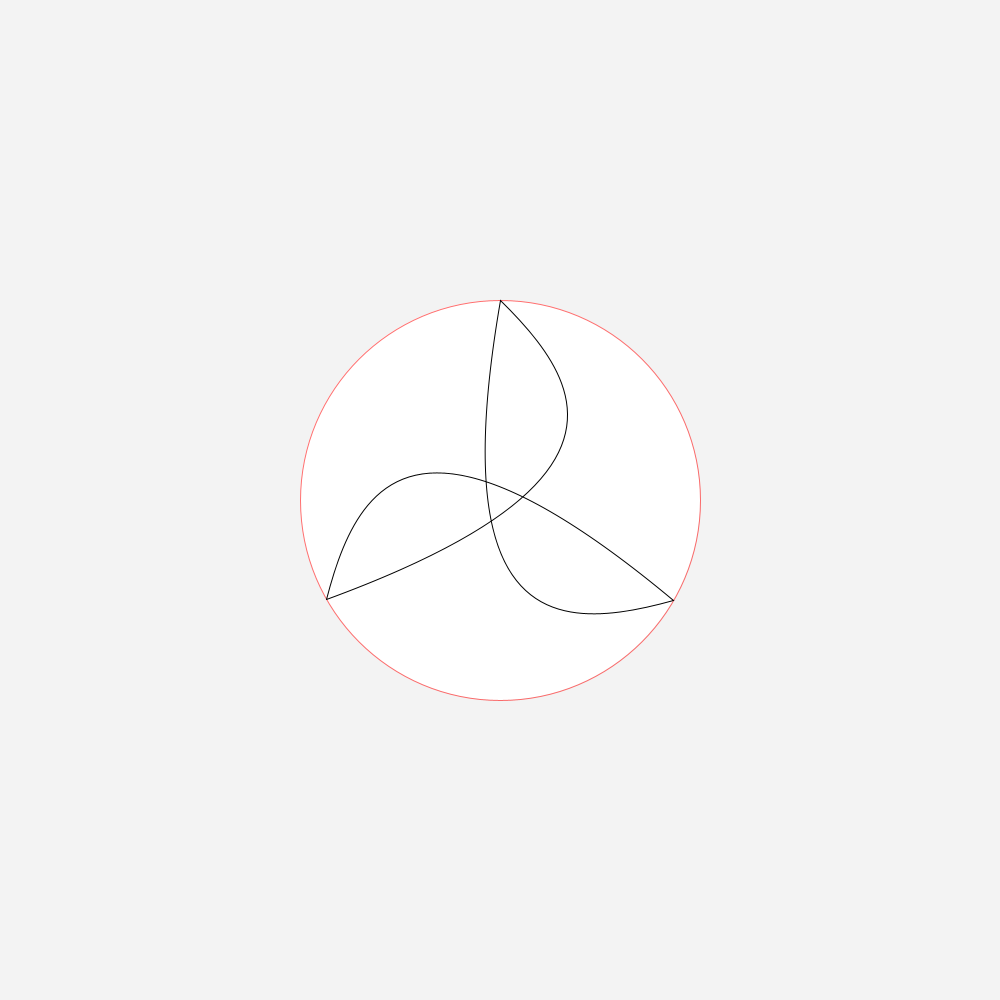
Frame 1 (no input)
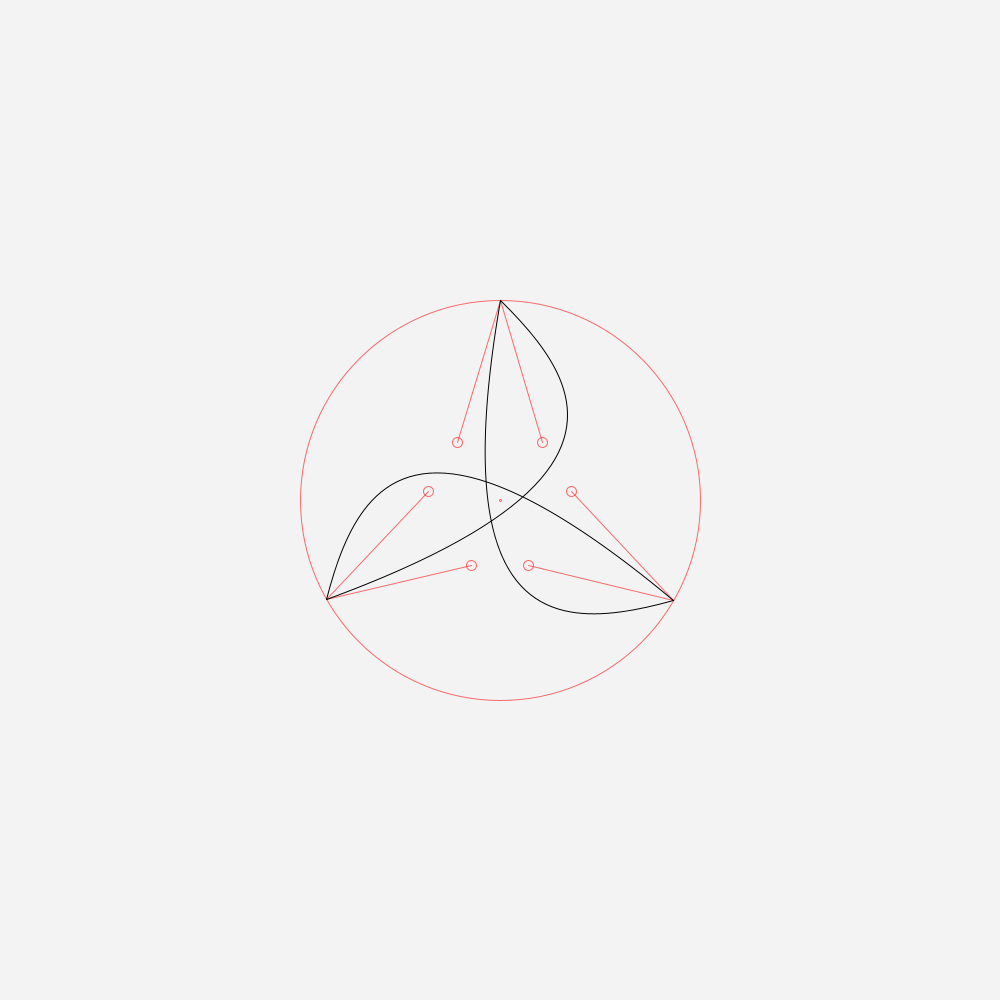
Frame 60 (the mouse pressed at the canvas centre just before this capture)
Frame 120 (the mouse held since frame 60 and released just before this capture): identical to frame 60, image omitted

The Processing sketch that drew these frames (run headless with seeded random() and noise(); from frame 60 on, the mouse is pressed at the canvas centre):

// Processing sketch: bezierCircle
// ── bezierCircle.pde

Circle c;

void setup() {
  size(1000, 1000);
  strokeWeight(1);
  c = new Circle(200, 3);
}

void draw() {
  background(243);
  translate(width / 2, height / 2);
  //c = new Circle(200, 3);
  c.display();
}

void mouseDragged() {
  c.mouseDragged_(mouseX - width / 2, mouseY - height / 2);
}

// ── Circle.pde
class Circle {
  ArrayList<ArrayList<PVector>> circleSegments = new ArrayList<ArrayList<PVector>>();
  float size;
  int handleSize;

  Circle(float size, int segments) {
    this.size = size;
    this.handleSize = 10;
    PVector initialPoint = new PVector(0, -size);
    for (int segmentNo = 0; segmentNo < max(min(segments, 360), 1); segmentNo++) {
      ArrayList<PVector> segment = new ArrayList<PVector>();
      PVector cp2 = initialPoint.copy().rotate(TWO_PI / (segments * 12) * ((segmentNo * 12) + 8.36)).mult(0.36);
      PVector cp1 = initialPoint.copy().rotate(TWO_PI / (segments * 12) * ((segmentNo * 12) + 3.64)).mult(0.36);
      PVector p = initialPoint.copy().rotate(TWO_PI / segments * segmentNo);
      segment.add(cp2);
      segment.add(cp1);
      segment.add(p);
      circleSegments.add(segment);
    }
  }

  void display() {
    stroke(255, 0, 0, 144);
    ArrayList<PVector> segment;
    ArrayList<PVector> next;
    for (int i = 0; i < circleSegments.size() - 1; i++) {
      segment = circleSegments.get(i);
      next = circleSegments.get(i + 1);
      ellipse(segment.get(0).x, segment.get(0).y, handleSize, handleSize);
      ellipse(segment.get(1).x, segment.get(1).y, handleSize, handleSize);
      line(next.get(2).x, next.get(2).y, segment.get(0).x, segment.get(0).y);
      line(segment.get(2).x, segment.get(2).y, segment.get(1).x, segment.get(1).y);
    }    

    segment = circleSegments.get(circleSegments.size() - 1);
    next = circleSegments.get(0);
    ellipse(segment.get(0).x, segment.get(0).y, handleSize, handleSize);
    ellipse(segment.get(1).x, segment.get(1).y, handleSize, handleSize);
    line(next.get(2).x, next.get(2).y, segment.get(0).x, segment.get(0).y);
    line(segment.get(2).x, segment.get(2).y, segment.get(1).x, segment.get(1).y);

    ellipse(0, 0, 2, 2); //debug
    stroke(255, 0, 0, 144); //debug
    ellipse(0, 0, size * 2, size * 2); //debug
    stroke(0);
    noFill();
    beginShape();
    vertex(circleSegments.get(circleSegments.size() - 1).get(2).x, circleSegments.get(circleSegments.size() - 1).get(2).y);
    for (ArrayList<PVector> s : circleSegments) {
      bezierVertex(b(s.get(0).x), b(s.get(0).y), b(s.get(1).x), b(s.get(1).y), s.get(2).x, s.get(2).y);
    }
    endShape();
  }

  float b(float scale) {
    return size * scale / 100f;
  }

  void mouseDragged_(float x, float y) {
    for (ArrayList<PVector> segment : circleSegments) {
      if (PVector.dist(segment.get(0), new PVector(x, y)) < 10) {
        segment.get(0).set(x, y);
        return;
      } else if (PVector.dist(segment.get(1), new PVector(x, y)) < 10) {
        segment.get(1).set(x, y);
        return;
      }
    }
  }
}
//IDEA: start the controllpoints from their anchorpoints?
//IDEA: create a segment class
